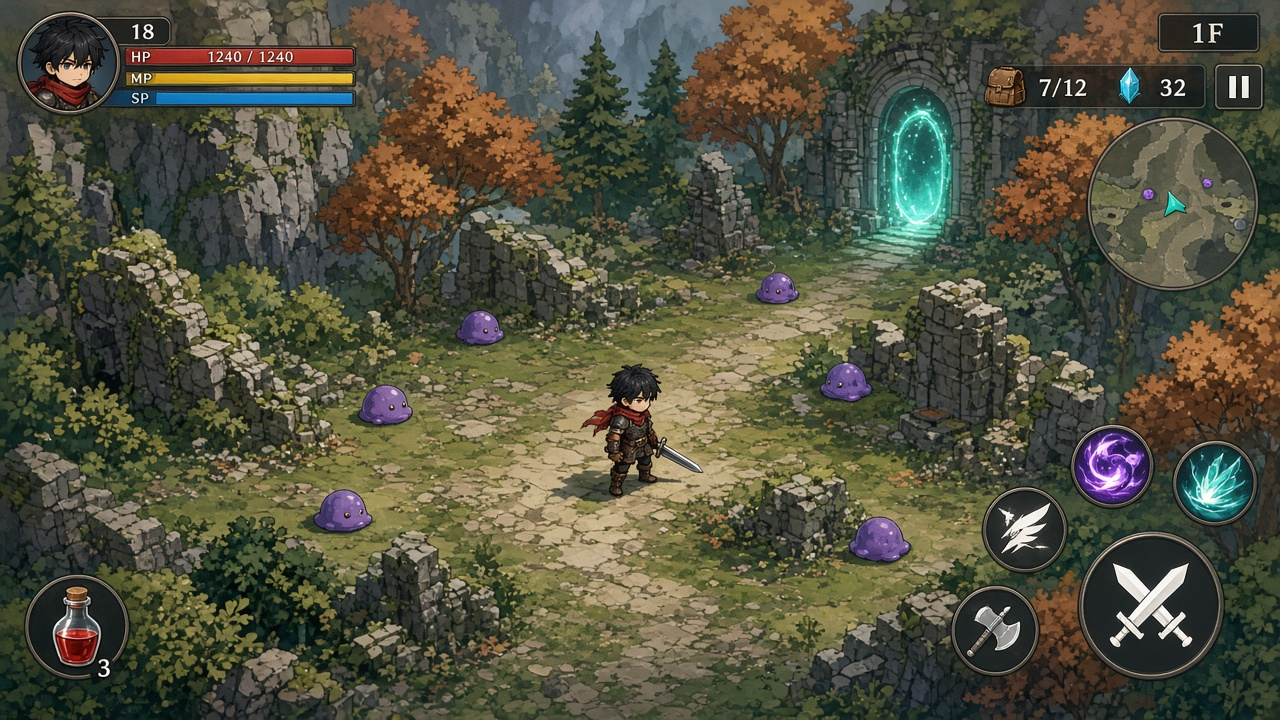
#> input picture art_src/ref/combat_baseline_v2.jpg, 1280 x 720 px
$ python comps.py ../../../ref/combat_baseline_v2.jpg ../../../ref/hero_sheet_v1.jpg
#> lines starting #> are read from the running program, lines starting #| are printed output that depends on the picture; after the words box and inside, x2 and y2 are one past the last pixel; in counts of white or black regions, pixels touching at a corner belong together
import sys,numpy as np
from PIL import Image,ImageDraw
from scipy import ndimage as nd
src=sys.argv[1];out=sys.argv[2];ds=1.25
rgb=np.array(Image.open(src).convert('RGB')).astype(int)
d=255-rgb.min(2)
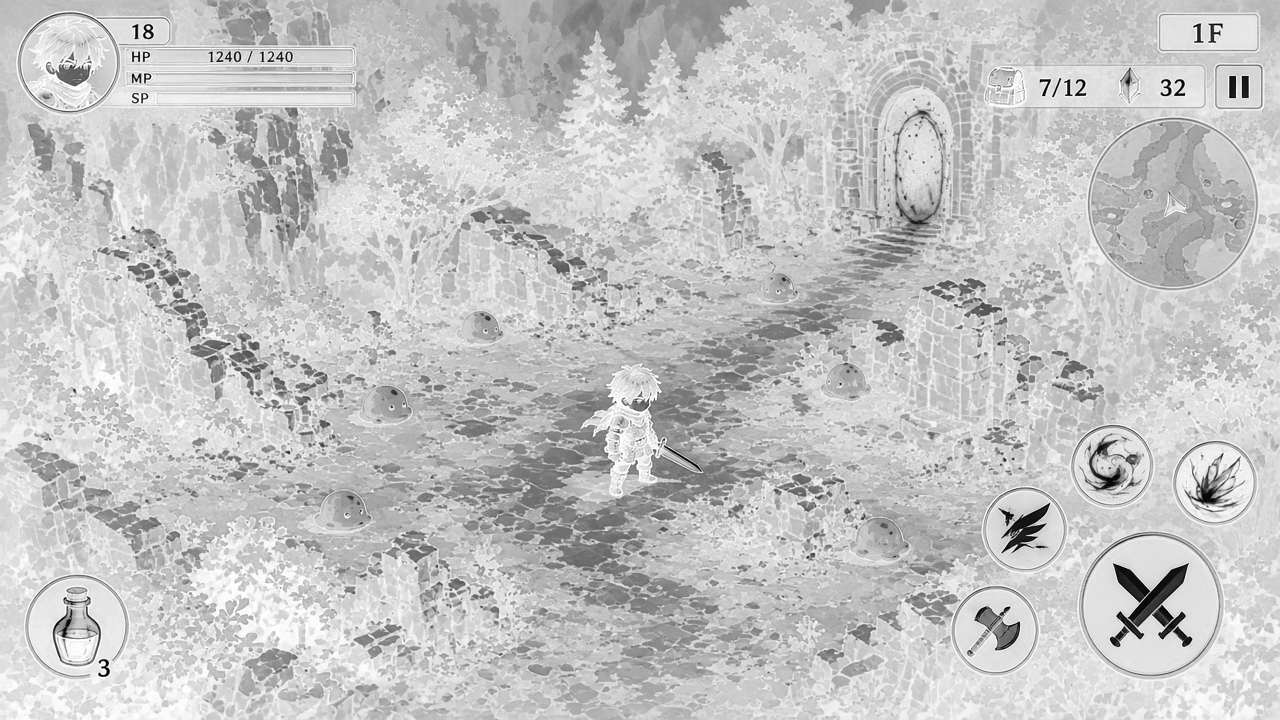
#> d: shape (720, 1280) int64; min 0, max 255, mean 195.9
fg=nd.binary_fill_holes(nd.binary_closing(d>28,iterations=2))
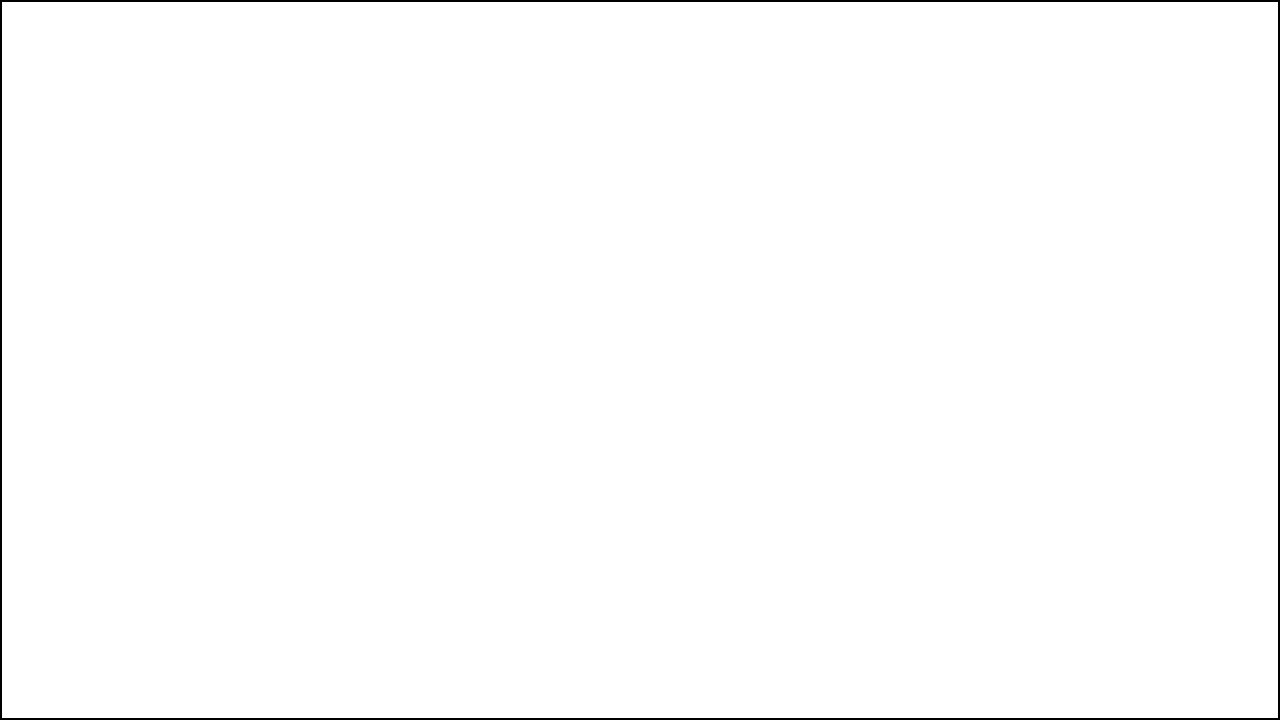
#> fg: shape (720, 1280) bool; 99.1% white; 1 black region, box (x1, y1, x2, y2) and area: (0, 0, 1280, 720) 7984
lab,n=nd.label(fg)
#> n = 1
im=Image.open(src).convert('RGB').resize((1024,576));dr=ImageDraw.Draw(im)
for i,sl in enumerate(nd.find_objects(lab)):
  area=(lab[sl]==i+1).sum()
  if area<150: continue
  y0,y1=sl[0].start/ds,sl[0].stop/ds;x0,x1=sl[1].start/ds,sl[1].stop/ds
  print(i+1,[round(x0),round(y0),round(x1),round(y1)],int(area))
  dr.rectangle([x0,y0,x1,y1],outline=(255,0,0));dr.text((x0+2,y0+2),str(i+1),fill=(255,0,0))
#> this loop made 1 pass
#> (area, y0, y1, x0, x1) on pass 1: (913616, 1.6, 574.4, 1.6, 1022.4)
#| 1 [2, 2, 1022, 574] 913616
im.save(out)
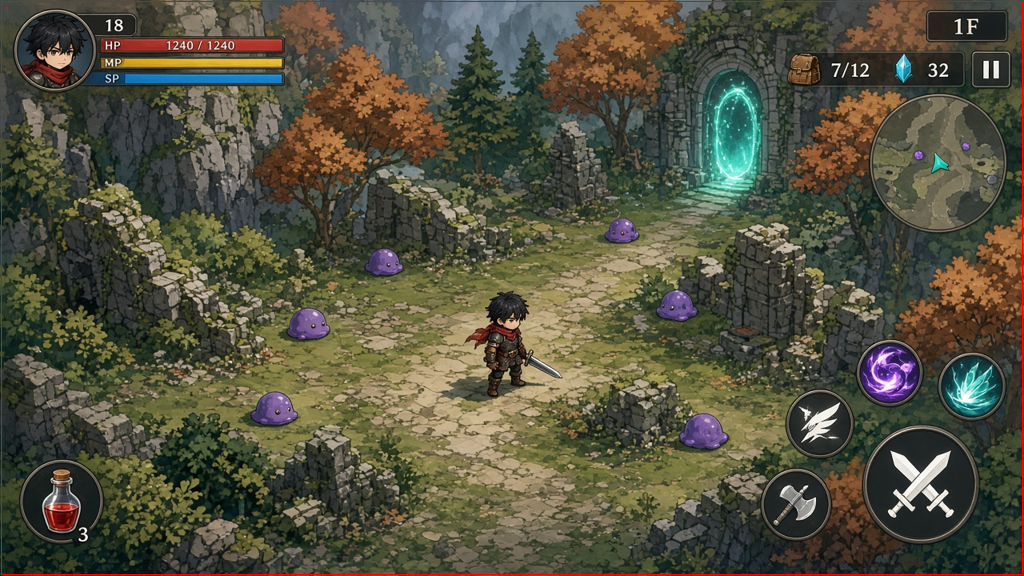
#> saved as hero_sheet_v1.jpg: PIL image 1024x576 RGB; mean R, G, B 84.1, 81.7, 63.4
